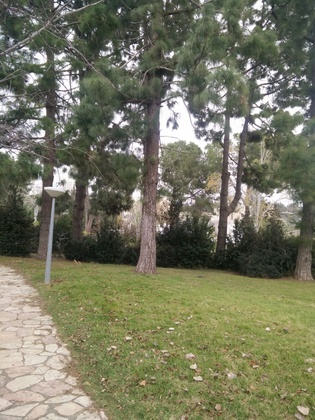
%> input picture Image Processing Huji 2015/ex4/data/inp/mine/garden1.jpg, 315 x 420 px, shrunk from 1200 x 1600 before the run; its folder holds only this picture in this run
$ octave myPanorama.m   (GNU Octave 9; MATLAB toolbox functions it lacks are replaced by stand-ins)
%> lines starting %> are read from the running program, lines starting %| are printed output that depends on the picture
### Image Processing Huji 2015/ex4/code/imReadAndConvert.m
function [result] = imReadAndConvert(filename, representation)
%> called with filename = '../data/inp/mine/garden1.jpg', representation = 1

im = imread(filename); % readin the image
%> im is the input picture: size 420x315x3 uint8; mean R, G, B 117.9, 118.1, 96.5
if representation == 1 %check representation
    im = rgb2gray(im); %converto to gray
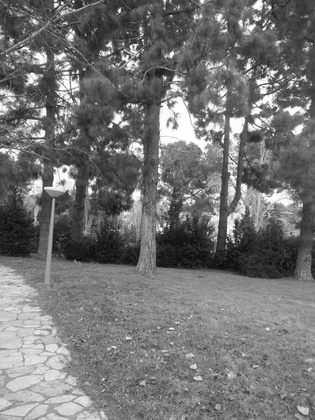
%> im: size 420x315 uint8; min 8, max 255, mean 115.6
    result = im2double(im);  %convert im to doub
elseif representation == 2
    result = im2double(im);

end

### Image Processing Huji 2015/ex4/code/GaussianPyramid.m
function [pyr, filter] = GaussianPyramid(im, maxLevels, filterSize)
%> called with maxLevels = 3, filterSize = 3

filter = creatGauFilter(filterSize);%creating the filrer
pyr = {[;]};%creat cell array as decribed in comment 1 in the exercise.

[rows,cols] = size(im);%get the image size
%> rows = 420; cols = 315
for i = 1:1:maxLevels % loop to save the pyramids in the cell array
    if (rows >= 16 && cols >= 16)% as described in the comments
        pyr{1,i} = im; %fill the pyramyds in the correct place in the cell array

        convRows = conv2(im, filter, 'same'); %conv with rows
        convCols = conv2(convRows, filter', 'same'); %conv with colums

        im = convCols(1:2:end,1:2:end);%get the odd rows and cols

        rows = floor(rows ./ 2);%resize rows
        cols = floor(cols ./ 2);%resize cols

    end
end
%> this loop made 3 passes
%> (rows, cols) on passes 1 to 3: (210, 157), (105, 78), (52, 39)
%> pass 1, in GaussianPyramid, `convCols = conv2(convRows, filter', 'same');`:
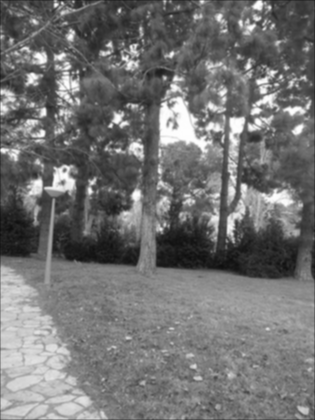
%> convCols: size 420x315 double; min 0.0569, max 0.998, mean 0.452
%> pass 1, in GaussianPyramid, `im = convCols(1:2:end,1:2:end);`:
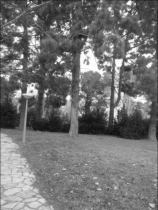
%> im: size 210x158 double; min 0.0578, max 0.998, mean 0.451
%> after the loop:
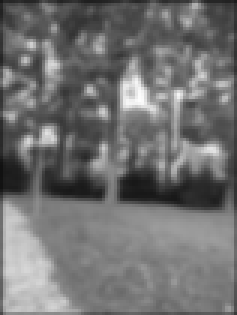
%> convCols: size 105x79 double (shown 3 times larger); min 0.0673, max 0.994, mean 0.445
%> after the loop:
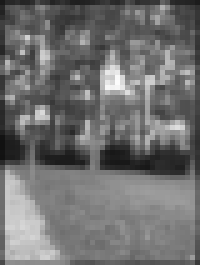
%> im: size 53x40 double (shown 5 times larger); min 0.0685, max 0.99, mean 0.439
%> after the loop, pyr = 3 items


pyr = pyr';%get the cell array as col cell array

end


function [NormalizedKernel] = creatGauFilter(kernelSize)
kernel1DTemp = [1 1];
for i = 0:1:(kernelSize - 3) %overall (kernelSize - 2) times iteration
    kernel1DTemp = conv(kernel1DTemp, [1 1]);%one dimention convolution
end

%kernelCoeffMatrix = kernel1DTemp' * kernel1DTemp; %creat kernelsize Gausian
sumToNormalize = sum(sum(kernel1DTemp));%to sum all matrix members
NormalizedKernel = kernel1DTemp / sumToNormalize;%normalize the kernel
end

### Image Processing Huji 2015/ex4/code/generatePanorama.m
function panorama = generatePanorama(inpPathFormat,outPath,numFrames,renderAtFrame,verbose)
% GENERATEPANORAMA Load set of RGB frames and combine them into a single RGB panorama.
%
% Syntax:
% panorama = generatePanorama(inpPathFormat,outPath,numFrames,renderAtFrame,verbose)
%
% Arguments:
% inpPathFormat - String having the form '/dir1/dir2/name%d.jpg' s.t. the
%   path to RGB frame i is sprintf('/dir1/dir2/name%d.jpg',i).
% outPath - Path to output panorama RGB image file.
% numFrames - Sets the frame indices ([1:numFrames]) to load.
% renderFrame - Sets the index of the frame towards which the rest of the
%   frames should be warped when rendering the panorama.
%
% Returns:
% panorama - Combined RGB panorama image.

if verbose;
  disp(' ');
  disp('Generate-Panorama started.');
end


ransacNumIters = 1500;
ransacInlierTol = 9;
minMatchScore = 0.33;

% load frames, detect feature point positions and compute their descriptors
if verbose;
  disp('Loading frames, detecting feature points and computing their descriptors...');
end
im = cell(numFrames,1);
pos = cell(numFrames,1);
desc = cell(numFrames,1);
for i=1:numFrames
  im{i} = imReadAndConvert(sprintf(inpPathFormat,i),1);
  pyr = GaussianPyramid(im{i},3,3);
%> pyr = 3 items
  [pos{i},desc{i}] = findFeatures(pyr);
end

% register homographies between all consecutive frame pairs
if verbose;
  disp('Registering homographies between all consecutive frame pairs...');
end
Hpair = cell(numFrames-1,1);
for i=1:numFrames-1
  [inda,indb] = matchFeatures(desc{i},desc{i+1},minMatchScore);
  posa = pos{i}(inda,:);
  posb = pos{i+1}(indb,:);
  [Hpair{i},inlind] = ransacHomography(posa,posb,ransacNumIters,ransacInlierTol);
  if verbose
    displayMatches(im{i},im{i+1},posa,posb,inlind);
		drawnow;
  end
end
clear im;
Htot = accumulateHomographies(Hpair, renderAtFrame);

% load RGB images
if verbose;
  disp('Loading RGB images...'); end
imR = cell(numFrames,1);
imG = cell(numFrames,1);
imB = cell(numFrames,1);
for i=1:numFrames
  imRGB = imReadAndConvert(sprintf(inpPathFormat,i),2);
  imR{i} = imRGB(:,:,1);
  imG{i} = imRGB(:,:,2);
  imB{i} = imRGB(:,:,3);
end

% render each image channel seperately using Htot
if verbose;
  disp('Rendering panorama...'); end
panorama(:,:,1) = renderPanorama(imR,Htot);
panorama(:,:,2) = renderPanorama(imG,Htot);
panorama(:,:,3) = renderPanorama(imB,Htot);

% possibly save panorama
if ~isempty(outPath)
  if verbose;
    fprintf(1,'Saving panorama to %s...\n',outPath); end
  imwrite(panorama,outPath,'Quality',93);
end

if verbose
  figure,imshow(panorama);
  disp('Done.');
end

### Image Processing Huji 2015/ex4/code/spreadOutCorners.m
function pos = spreadOutCorners(im,n,m,radius)
%> called with n = 7, m = 7, radius = 3
% SPREADOUTCORNERS Detects Harris corners in an nxm grid of sub-images of im.
%
% Syntax:
% pos = spreadOutCorners(im,n,m,radius)
%
% Arguments:
% im - Grayscale image in which to search for Harris corners.
% n - Number of vertical sub-images to decompose im into.
% m - Number of horizontal sub-images to decompose im into.
% radius - The radius size of the features - this function will make sure
% that there will not be keypoints such that the featues will be sampled
% out of the picture's border
%
% Returns:
% pos - A kx2 matrix of [x,y] corner coordinates per row detected in im.
%
% Description:
% By running Matlab's Harris corner detector on seperate sub-images of a
% given image, spreadOutCorners is able to avoid returning corners
% concentrated in a small region of the image. This may have otherwise
% occured if maxNumCorners corners, having heighest Harris score, were
% concentrated in a small image region.

numFound = 0;
pos = zeros(800,2); % preallocate pos

%remove border such that keypoints will not be too close to the border
im=im((radius*4+1):end-(radius*5),(radius*4+1):end-(radius*5));
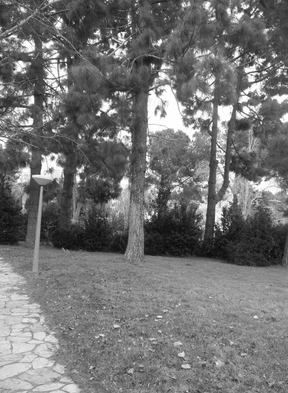
%> im: size 393x288 double; min 0.0314, max 1, mean 0.453

% Harris will find at most siMaxNumCorners number of corners per sub-image
siWidth = floor(size(im,2)/m);  % sub-image width and height
%> siWidth = 41
siHeight = floor(size(im,1)/n); %
%> siHeight = 56
xbound = [1+(0:m-1)*siWidth,size(im,2)];  % boundary coords of sub-images
%> xbound = [1 42 83 124 165 206 247 288]
ybound = [1+(0:n-1)*siHeight,size(im,1)]; %
%> ybound = [1 57 113 169 225 281 337 393]

for j=1:numel(xbound)-1   % for all sub-images
  for i=1:numel(ybound)-1 %
    subIm = im(ybound(i):ybound(i+1),xbound(j):xbound(j+1));
    subImPos = HarrisCornerDetector(subIm);
    subImPos(:,1) = subImPos(:,1)+xbound(j)-1;
    subImPos(:,2) = subImPos(:,2)+ybound(i)-1;
    currNumFound = size(subImPos,1);
    pos(numFound+1:numFound+currNumFound,:) = subImPos;
    numFound = numFound+currNumFound;
  end
end
%> after the loop, numFound = 381; pos = 800 rows, first 12: [3 55; 4 40; 5 50; 8 38; 9 34; 9 50; 12 20; 12 36; 13 46; 16 37; 20 23; 22 8]; subImPos = [254 349; 264 376; 270 385; 279 365; 281 383; 286 391]

pos = pos(1:numFound,:); % get rid of the trailing zeros
%> pos = 381 rows, first 12: [3 55; 4 40; 5 50; 8 38; 9 34; 9 50; 12 20; 12 36; 13 46; 16 37; 20 23; 22 8]

%Returning the border back
pos=pos+radius*4;
%> pos = 381 rows, first 12: [15 67; 16 52; 17 62; 20 50; 21 46; 21 62; 24 32; 24 48; 25 58; 28 49; 32 35; 34 20]

### Image Processing Huji 2015/ex4/code/findFeatures.m
function [pos,desc] = findFeatures(pyr)
% FINDFEATURES Detect feature points in pyramid and sample their descriptors.
% This function should call the functions spreadOutCorners for getting the keypoints, and
% sampleDescriptor for sampling a descriptor for each keypoint
% Arguments:
% pyr ? Gaussian pyramid of a grayscale image having 3 levels.
% Returns:
% pos ? An Nx2 matrix of [x,y] feature positions per row found in pyr. These
% coordinates are provided at the pyramid level pyr{1}.
% desc ? A kxkxN feature descriptor matrix.
pos = spreadOutCorners(pyr{1},7,7,3);
desc = sampleDescriptor(pyr{3},pos,3);%why pyr{3}
end

### Image Processing Huji 2015/ex4/code/sampleDescriptor.m
function desc = sampleDescriptor(im,pos,descRad)
%> called with descRad = 3
% SAMPLEDESCRIPTOR Sample a MOPS?like descriptor at given positions in the image.
% Arguments:
% im ? nxm grayscale image to sample within.
% pos ? A Nx2 matrix of [x,y] descriptor positions in im.
% descRad ? ”Radius” of descriptors to compute (see below).
% Returns:
% desc ? A kxkxN 3?d matrix containing the ith descriptor
% at desc(:,:,i). The per?descriptor dimensions kxk are related to the
% descRad argument as follows k = 1+2?descRad.

k = 1 + 2*descRad;
N = size(pos,1);
%> N = 381
desc = zeros(k,k,N);
L1 = 1;
L3 = 3;
PL1 = pos;
%> PL1 has the same summary as pos in spreadOutCorners
PL3 = (2.^(L1 - L3)) * (PL1 - 1) +1;% regard to equation in the exercise
%> PL3 = 381 rows, first 12: [4.5 17.5; 4.75 13.75; 5 16.25; 5.75 13.25; 6 12.25; 6 16.25; 6.75 8.75; 6.75 12.75; 7 15.25; 7.75 13; 8.75 9.5; 9.25 5.75]

for i = 1:N
    [x,y] = meshgrid((PL3(i,1) - descRad):(PL3(i,1) + descRad),...
        (PL3(i,2) - descRad):(PL3(i,2) + descRad));
    dGal = interp2(im,x,y,'linear',0);%interpolation
    Mue = mean2(dGal);%average
    d = dGal - Mue;
    desc(:,:,i) = d ./ norm(d(:));
end
%> this loop made 381 passes
%> Mue on passes 1 to 3: 0.387, 0.441, 0.432
%> the run ends on the next line

end

### Image Processing Huji 2015/ex4/code/myPanorama.m
%
% This script generates all of the provided example panoramas (once your
% generatePanorama.m is ready and functional). Input images are read from
% ../data/inp/mine and resulting panorams are then saved to
% ../data/out/mine
%

warning('OFF','images:initSize:adjustingMag');
tic;
numFrames = 3;
inpPathFormat = '../data/inp/mine/garden%d.jpg';
 outPath = '../data/out/mine/garden.jpg';
renderAtFrame = ceil(numFrames/2);
generatePanorama(inpPathFormat,outPath,numFrames,renderAtFrame,true);
